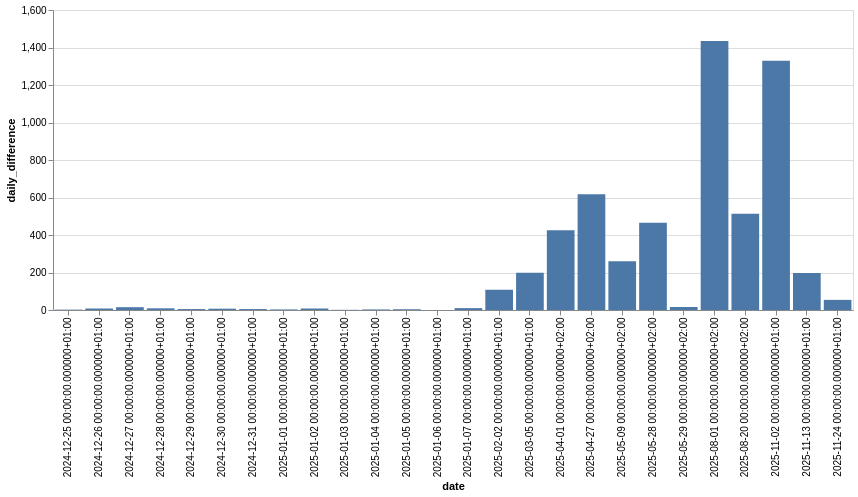

This figure's notebook cell:
### Code cell
segment("Risova studanka - od zavory")

### Figure 1 — Vega-Lite specification as saved in the notebook (floating-point values rounded to 4 significant figures)
{"config": {"view": {"continuousWidth": 300, "continuousHeight": 300}}, "data": {"name": "data-984ba04d2fe124d20453b9abeb3bcac2"}, "mark": {"type": "bar"}, "encoding": {"x": {"field": "date", "type": "ordinal"}, "y": {"field": "daily_difference", "type": "quantitative"}}, "width": 800, "$schema": "https://vega.github.io/schema/vega-lite/v5.8.0.json", "datasets": {"data-984ba04d2fe124d20453b9abeb3bcac2": [{"date": "2024-12-25 00:00:00.000000+01:00", "effort_count": 41328, "daily_difference": 2}, {"date": "2024-12-26 00:00:00.000000+01:00", "effort_count": 41336, "daily_difference": 8}, {"date": "2024-12-27 00:00:00.000000+01:00", "effort_count": 41351, "daily_difference": 15}, {"date": "2024-12-28 00:00:00.000000+01:00", "effort_count": 41360, "daily_difference": 9}, {"date": "2024-12-29 00:00:00.000000+01:00", "effort_count": 41365, "daily_difference": 5}, {"date": "2024-12-30 00:00:00.000000+01:00", "effort_count": 41372, "daily_difference": 7}, {"date": "2024-12-31 00:00:00.000000+01:00", "effort_count": 41377, "daily_difference": 5}, {"date": "2025-01-01 00:00:00.000000+01:00", "effort_count": 41380, "daily_difference": 3}, {"date": "2025-01-02 00:00:00.000000+01:00", "effort_count": 41388, "daily_difference": 8}, {"date": "2025-01-03 00:00:00.000000+01:00", "effort_count": 41389, "daily_difference": 1}, {"date": "2025-01-04 00:00:00.000000+01:00", "effort_count": 41392, "daily_difference": 3}, {"date": "2025-01-05 00:00:00.000000+01:00", "effort_count": 41396, "daily_difference": 4}, {"date": "2025-01-06 00:00:00.000000+01:00", "effort_count": 41396, "daily_difference": 0}, {"date": "2025-01-07 00:00:00.000000+01:00", "effort_count": 41406, "daily_difference": 10}, {"date": "2025-02-02 00:00:00.000000+01:00", "effort_count": 41514, "daily_difference": 108}, {"date": "2025-03-05 00:00:00.000000+01:00", "effort_count": 41713, "daily_difference": 199}, {"date": "2025-04-01 00:00:00.000000+02:00", "effort_count": 42138, "daily_difference": 425}, {"date": "2025-04-27 00:00:00.000000+02:00", "effort_count": 42756, "daily_difference": 618}, {"date": "2025-05-09 00:00:00.000000+02:00", "effort_count": 43016, "daily_difference": 260}, {"date": "2025-05-28 00:00:00.000000+02:00", "effort_count": 43482, "daily_difference": 466}, {"date": "2025-05-29 00:00:00.000000+02:00", "effort_count": 43498, "daily_difference": 16}, {"date": "2025-08-01 00:00:00.000000+02:00", "effort_count": 44933, "daily_difference": 1435}, {"date": "2025-08-20 00:00:00.000000+02:00", "effort_count": 45446, "daily_difference": 513}, {"date": "2025-11-02 00:00:00.000000+01:00", "effort_count": 46776, "daily_difference": 1330}, {"date": "2025-11-13 00:00:00.000000+01:00", "effort_count": 46974, "daily_difference": 198}, {"date": "2025-11-24 00:00:00.000000+01:00", "effort_count": 47028, "daily_difference": 54}]}}
